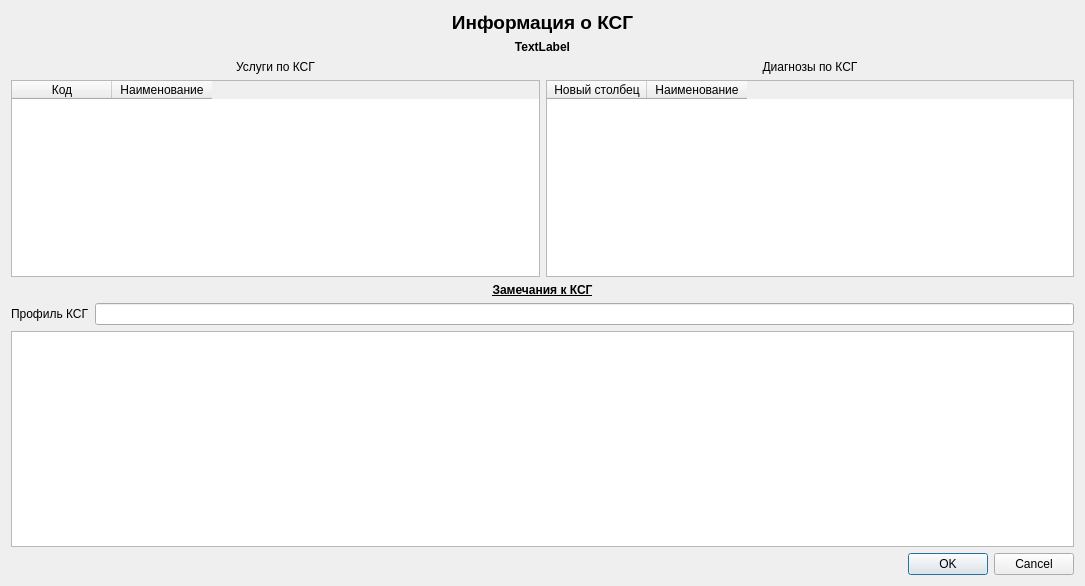
<?xml version="1.0" encoding="UTF-8"?>
<ui version="4.0">
 <class>Dialog</class>
 <widget class="QDialog" name="Dialog">
  <property name="geometry">
   <rect>
    <x>0</x>
    <y>0</y>
    <width>1085</width>
    <height>586</height>
   </rect>
  </property>
  <property name="windowTitle">
   <string>Dialog</string>
  </property>
  <layout class="QVBoxLayout" name="verticalLayout">
   <item>
    <widget class="QLabel" name="label">
     <property name="font">
      <font>
       <pointsize>14</pointsize>
       <weight>75</weight>
       <bold>true</bold>
      </font>
     </property>
     <property name="text">
      <string>Информация о КСГ</string>
     </property>
     <property name="alignment">
      <set>Qt::AlignCenter</set>
     </property>
    </widget>
   </item>
   <item>
    <widget class="QLabel" name="label_4">
     <property name="font">
      <font>
       <weight>75</weight>
       <bold>true</bold>
      </font>
     </property>
     <property name="text">
      <string>TextLabel</string>
     </property>
     <property name="alignment">
      <set>Qt::AlignCenter</set>
     </property>
    </widget>
   </item>
   <item>
    <layout class="QHBoxLayout" name="horizontalLayout">
     <item>
      <layout class="QVBoxLayout" name="verticalLayout_3">
       <item>
        <widget class="QLabel" name="label_2">
         <property name="text">
          <string>Услуги по КСГ</string>
         </property>
         <property name="alignment">
          <set>Qt::AlignCenter</set>
         </property>
        </widget>
       </item>
       <item>
        <widget class="QTableWidget" name="tableWidget">
         <column>
          <property name="text">
           <string>Код</string>
          </property>
         </column>
         <column>
          <property name="text">
           <string>Наименование</string>
          </property>
         </column>
        </widget>
       </item>
      </layout>
     </item>
     <item>
      <layout class="QVBoxLayout" name="verticalLayout_2">
       <item>
        <widget class="QLabel" name="label_3">
         <property name="text">
          <string>Диагнозы по КСГ</string>
         </property>
         <property name="alignment">
          <set>Qt::AlignCenter</set>
         </property>
        </widget>
       </item>
       <item>
        <widget class="QTableWidget" name="tableWidget_2">
         <column>
          <property name="text">
           <string>Новый столбец</string>
          </property>
         </column>
         <column>
          <property name="text">
           <string>Наименование</string>
          </property>
         </column>
        </widget>
       </item>
      </layout>
     </item>
    </layout>
   </item>
   <item>
    <widget class="QLabel" name="label_5">
     <property name="font">
      <font>
       <weight>75</weight>
       <bold>true</bold>
       <underline>true</underline>
      </font>
     </property>
     <property name="text">
      <string>Замечания к КСГ</string>
     </property>
     <property name="alignment">
      <set>Qt::AlignCenter</set>
     </property>
    </widget>
   </item>
   <item>
    <layout class="QHBoxLayout" name="horizontalLayout_2">
     <item>
      <widget class="QLabel" name="label_6">
       <property name="text">
        <string>Профиль КСГ</string>
       </property>
      </widget>
     </item>
     <item>
      <widget class="QLineEdit" name="lineEdit"/>
     </item>
    </layout>
   </item>
   <item>
    <widget class="QTextEdit" name="textEdit"/>
   </item>
   <item>
    <widget class="QDialogButtonBox" name="buttonBox">
     <property name="orientation">
      <enum>Qt::Horizontal</enum>
     </property>
     <property name="standardButtons">
      <set>QDialogButtonBox::Cancel|QDialogButtonBox::Ok</set>
     </property>
    </widget>
   </item>
  </layout>
 </widget>
 <resources/>
 <connections>
  <connection>
   <sender>buttonBox</sender>
   <signal>accepted()</signal>
   <receiver>Dialog</receiver>
   <slot>accept()</slot>
   <hints>
    <hint type="sourcelabel">
     <x>248</x>
     <y>254</y>
    </hint>
    <hint type="destinationlabel">
     <x>157</x>
     <y>274</y>
    </hint>
   </hints>
  </connection>
  <connection>
   <sender>buttonBox</sender>
   <signal>rejected()</signal>
   <receiver>Dialog</receiver>
   <slot>reject()</slot>
   <hints>
    <hint type="sourcelabel">
     <x>316</x>
     <y>260</y>
    </hint>
    <hint type="destinationlabel">
     <x>286</x>
     <y>274</y>
    </hint>
   </hints>
  </connection>
 </connections>
</ui>
